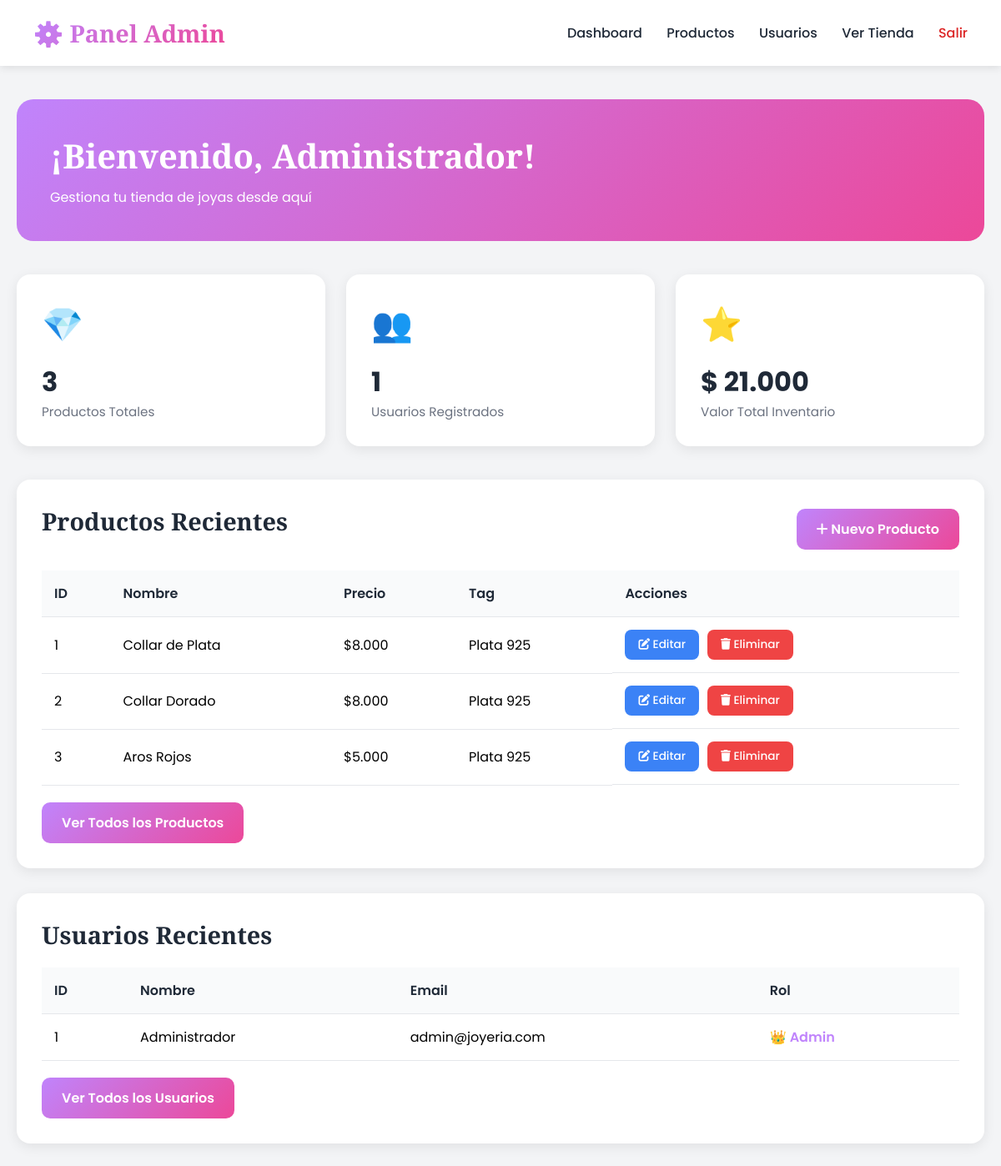
Before: /admin (signed in) with the older database file.
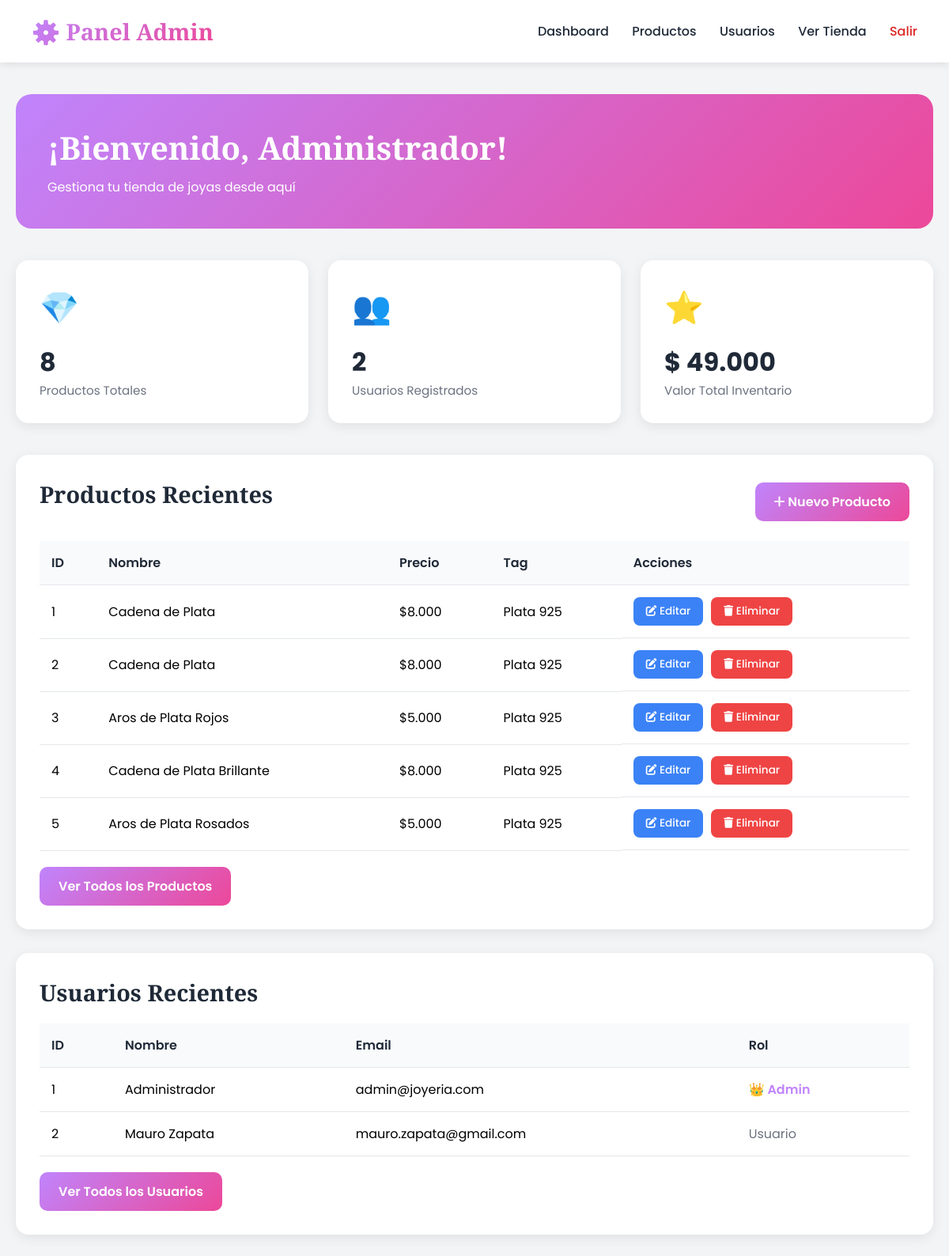
After: the same page with the newer database file.
### app.py (models this page shows, shortened)
class Usuario(db.Model):
    id = db.Column(db.Integer, primary_key=True)
    nombre = db.Column(db.String(100), nullable=False)
    email = db.Column(db.String(120), unique=True, nullable=False)
    password = db.Column(db.String(200), nullable=False)
    es_admin = db.Column(db.Boolean, default=False)

class Producto(db.Model):
    id = db.Column(db.Integer, primary_key=True)
    nombre = db.Column(db.String(100), nullable=False)
    descripcion = db.Column(db.Text, nullable=False)
    precio = db.Column(db.Integer, nullable=False)
    tag = db.Column(db.String(50), default='Plata 925')
    imagen = db.Column(db.String(200), default='default.jpg')

### app.py (the view)
@app.route('/admin')
@admin_requerido
def admin_dashboard():
    productos = Producto.query.all()
    usuarios = Usuario.query.all()
    return render_template('admin/dashboard.html', productos=productos, usuarios=usuarios)

### app.py (called while the page is built)
def admin_requerido(f):
    @wraps(f)
    def decorated_function(*args, **kwargs):
        if 'usuario_id' not in session:
            flash('Por favor inicia sesión', 'warning')
            return redirect(url_for('login'))
        usuario = Usuario.query.get(session['usuario_id'])
        if not usuario or not usuario.es_admin:
            flash('No tienes permisos de administrador', 'danger')
            return redirect(url_for('index'))
        return f(*args, **kwargs)
    return decorated_function

### src/templates/admin/dashboard.html (shortened to what this page needs)
<!DOCTYPE html>
<html lang="es">
<head>
    <link rel="stylesheet" href="https://cdnjs.cloudflare.com/ajax/libs/font-awesome/6.4.0/css/all.min.css">
</head>
<body>
    <nav class="admin-nav">
        <div class="logo">⚙️ Panel Admin</div>
        <div class="nav-links">
            <a href="{{ url_for('admin_dashboard') }}">Dashboard</a>
            <a href="{{ url_for('admin_productos') }}">Productos</a>
            <a href="{{ url_for('admin_usuarios') }}">Usuarios</a>
            <a href="{{ url_for('index') }}">Ver Tienda</a>
            <a href="{{ url_for('logout') }}" style="color: #dc2626;">Salir</a>
        </div>
    </nav>
    <div class="container">
        <div class="welcome">
            <h1>¡Bienvenido, {{ session.usuario_nombre }}!</h1>
            <p>Gestiona tu tienda de joyas desde aquí</p>
        </div>
        <div class="stats-grid">
            <div class="stat-card">
                <div class="stat-icon">💎</div>
                <div class="stat-number">{{ productos|length }}</div>
                <div class="stat-label">Productos Totales</div>
            </div>
            <div class="stat-card">
                <div class="stat-icon">👥</div>
                <div class="stat-number">{{ usuarios|length }}</div>
                <div class="stat-label">Usuarios Registrados</div>
            </div>
            <div class="stat-card">
                <div class="stat-icon">⭐</div>
                <div class="stat-number">$
                    {% set total = namespace(value=0) %}
                    {% for p in productos %}
                        {% set total.value = total.value + p.precio %}
                    {% endfor %}
                    {{ "{:,}".format(total.value).replace(',', '.') }}
                </div>
                <div class="stat-label">Valor Total Inventario</div>
            </div>
        </div>
        <div class="section">
            <div style="display: flex; justify-content: space-between; align-items: center; margin-bottom: 20px;">
                <h2>Productos Recientes</h2>
                <a href="{{ url_for('crear_producto') }}" class="btn btn-primary">
                    <i class="fas fa-plus"></i> Nuevo Producto
                </a>
            </div>
            <table>
                <thead>
                    <tr>
                        <th>ID</th>
                        <th>Nombre</th>
                        <th>Precio</th>
                        <th>Tag</th>
                        <th>Acciones</th>
                    </tr>
                </thead>
                <tbody>
                    {% for producto in productos[:5] %}
                    <tr>
                        <td>{{ producto.id }}</td>
                        <td>{{ producto.nombre }}</td>
                        <td>${{ "{:,}".format(producto.precio).replace(',', '.') }}</td>
                        <td>{{ producto.tag }}</td>
                        <td class="action-buttons">
                            <a href="{{ url_for('editar_producto', id=producto.id) }}" class="btn-small btn-edit">
                                <i class="fas fa-edit"></i> Editar
                            </a>
                            <a href="{{ url_for('eliminar_producto', id=producto.id) }}"
                               class="btn-small btn-delete"
                               onclick="return confirm('¿Estás seguro de eliminar este producto?')">
                                <i class="fas fa-trash"></i> Eliminar
                            </a>
                        </td>
                    </tr>
                    {% endfor %}
                </tbody>
            </table>
            <div style="margin-top: 20px;">
                <a href="{{ url_for('admin_productos') }}" class="btn btn-primary">Ver Todos los Productos</a>
            </div>
        </div>
        <div class="section">
            <h2>Usuarios Recientes</h2>
            <table>
                <thead>
                    <tr>
                        <th>ID</th>
                        <th>Nombre</th>
                        <th>Email</th>
                        <th>Rol</th>
                    </tr>
                </thead>
                <tbody>
                    {% for usuario in usuarios[:5] %}
                    <tr>
                        <td>{{ usuario.id }}</td>
                        <td>{{ usuario.nombre }}</td>
                        <td>{{ usuario.email }}</td>
                        <td>
                            {% if usuario.es_admin %}
                                <span style="color: #c084fc; font-weight: 600;">👑 Admin</span>
                            {% else %}
                                <span style="color: #6b7280;">Usuario</span>
                            {% endif %}
                        </td>
                    </tr>
                    {% endfor %}
                </tbody>
            </table>
            <div style="margin-top: 20px;">
                <a href="{{ url_for('admin_usuarios') }}" class="btn btn-primary">Ver Todos los Usuarios</a>
            </div>
        </div>
    </div>
</body>
</html>

### src/templates/admin/dashboard.html (style rules this page uses)
* { margin: 0; padding: 0; box-sizing: border-box; }
body { font-family: 'Poppins', sans-serif; background: #f3f4f6; }
.admin-nav { background: white; padding: 20px 40px; box-shadow: 0 2px 10px rgba(0,0,0,0.1); display: flex; justify-content: space-between; align-items: center; }
.logo { font-family: 'Playfair Display', serif; font-size: 1.8rem; font-weight: 700; background: linear-gradient(135deg, #c084fc, #ec4899); -webkit-background-clip: text; -webkit-text-fill-color: transparent; }
.nav-links a { margin-left: 25px; text-decoration: none; color: #1f2937; font-weight: 500; transition: color 0.3s; }
.container { max-width: 1400px; margin: 40px auto; padding: 0 20px; }
.welcome { background: linear-gradient(135deg, #c084fc, #ec4899); color: white; padding: 40px; border-radius: 20px; margin-bottom: 40px; }
.welcome h1 { font-family: 'Playfair Display', serif; font-size: 2.5rem; margin-bottom: 10px; }
.stats-grid { display: grid; grid-template-columns: repeat(auto-fit, minmax(250px, 1fr)); gap: 25px; margin-bottom: 40px; }
.stat-card { background: white; padding: 30px; border-radius: 16px; box-shadow: 0 4px 15px rgba(0,0,0,0.08); transition: transform 0.3s; }
.stat-icon { font-size: 2.5rem; margin-bottom: 15px; }
.stat-number { font-size: 2rem; font-weight: 700; color: #1f2937; }
.stat-label { color: #6b7280; font-size: 0.95rem; }
.section { background: white; padding: 30px; border-radius: 16px; box-shadow: 0 4px 15px rgba(0,0,0,0.08); margin-bottom: 30px; }
.section h2 { font-family: 'Playfair Display', serif; font-size: 1.8rem; margin-bottom: 20px; color: #1f2937; }
.btn { padding: 12px 24px; border-radius: 10px; text-decoration: none; font-weight: 600; display: inline-block; transition: all 0.3s; }
.btn-primary { background: linear-gradient(135deg, #c084fc, #ec4899); color: white; }
table { width: 100%; border-collapse: collapse; }
th, td { padding: 15px; text-align: left; border-bottom: 1px solid #e5e7eb; }
th { background: #f9fafb; font-weight: 600; color: #1f2937; }
.action-buttons { display: flex; gap: 10px; }
.btn-small { padding: 8px 16px; font-size: 0.85rem; border-radius: 8px; text-decoration: none; font-weight: 500; transition: all 0.3s; }
.btn-edit { background: #3b82f6; color: white; }
.btn-delete { background: #ef4444; color: white; }

Changed rows visible on the page:
changed Producto id 1: nombre "Collar de Plata" → "Cadena de Plata"
changed Producto id 2: nombre "Collar Dorado" → "Cadena de Plata"
changed Producto id 3: nombre "Aros Rojos" → "Aros de Plata Rojos"
added Producto: id "4", nombre "Cadena de Plata Brillante", precio "8.000", tag "Plata 925"
added Producto: id "5", nombre "Aros de Plata Rosados", precio "5.000", tag "Plata 925"
added Usuario: id "2", nombre "Mauro Zapata", email "mauro.zapata@gmail.com", es_admin "Usuario"
Other visible differences:
{{ productos|length }}: "3" → "8"
{{ usuarios|length }}: "1" → "2"
{{ "{:,}".format(total.value).replace(',', '.') }}: "21.000" → "49.000"
